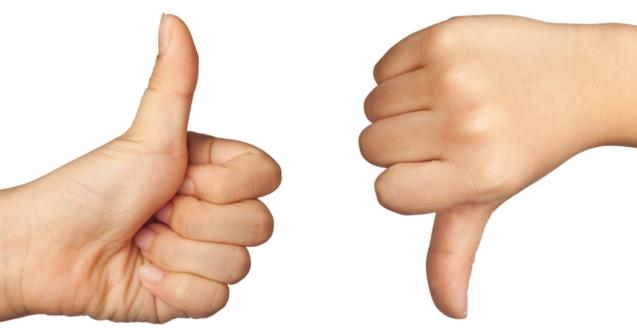
#> input picture 040. Contours Detection OpenCV/image.jpg, 637 x 335 px
$ jupyter execute Contours_OpenCV.ipynb
#> lines starting #> are read from the running program, lines starting #| are printed output that depends on the picture; after the words box and inside, x2 and y2 are one past the last pixel; in counts of white or black regions, pixels touching at a corner belong together
# Python: Detecting Contours

[cell 1]
import cv2
import matplotlib.pyplot as plt

loaded_img = cv2.imread("image.jpg")
#> loaded_img is the input picture: shape (335, 637, 3); mean B, G, R 200.4, 216.4, 238.5
loaded_img = cv2.cvtColor(loaded_img, cv2.COLOR_BGR2RGB)

plt.figure(figsize=(20,20))

plt.subplot(2,2,1)
plt.title("Original Image")
plt.imshow(loaded_img)
plt.axis("off")

gray_image = cv2.cvtColor(loaded_img, cv2.COLOR_RGB2GRAY)
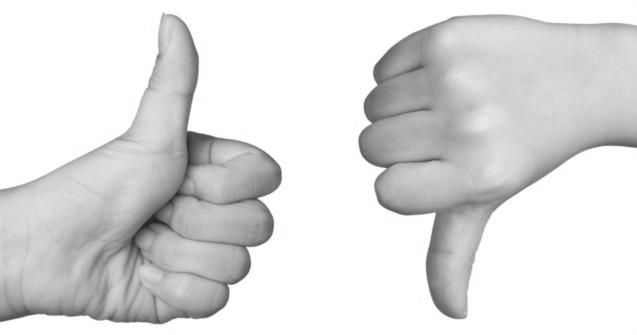
#> gray_image: shape (335, 637); min 33, max 255, mean 221.2
plt.subplot(2,2,2)
plt.title("Grayscale Image")
plt.imshow(gray_image,cmap="gray")
plt.axis("off")

_, binary_img = cv2.threshold(gray_image, 225, 255, cv2.THRESH_BINARY_INV)
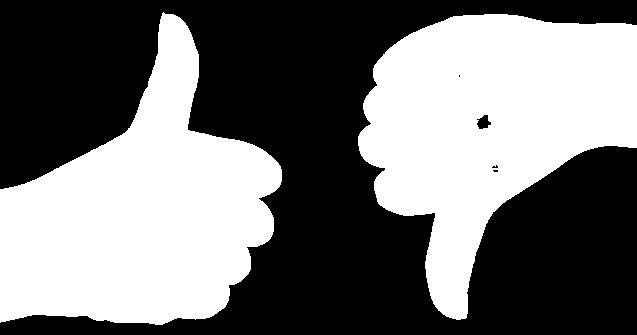
#> binary_img: shape (335, 637); 45.7% white; 2 white regions
plt.subplot(2,2,3)
plt.title("Binary Image")
plt.imshow(binary_img,cmap="gray")
plt.axis("off")

contours, hierarchy = cv2.findContours(binary_img, cv2.RETR_TREE, cv2.CHAIN_APPROX_SIMPLE)
#> contours = 6 contours, 3 with area under 20; largest, box (x1, y1, x2, y2) and area: (0, 12, 282, 325) 48584, (358, 14, 637, 320) 48094, (476, 114, 492, 130) 150
final_image = cv2.drawContours(loaded_img, contours, -1, (0, 255, 0), 2)
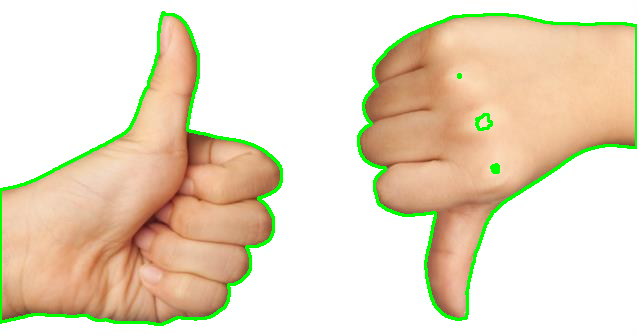
#> final_image: shape (335, 637, 3); mean R, G, B 231.6, 218.6, 194.8
plt.subplot(2,2,4)
plt.title("Contours detected Image")
plt.imshow(final_image,cmap="gray")
plt.axis("off")

plt.savefig('Contour_Detection_output_1.png', dpi = 1000,bbox_inches = 'tight')
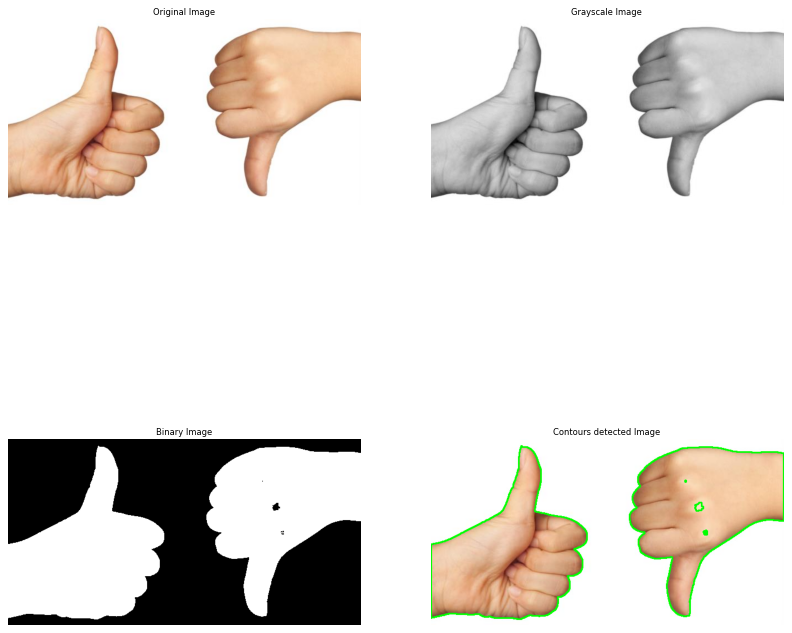
#> figure drawn by matplotlib, 4 panels
plt.tight_layout()
plt.show()

[cell 2]
import cv2
import matplotlib.pyplot as plt

loaded_img = cv2.imread("image1.png")
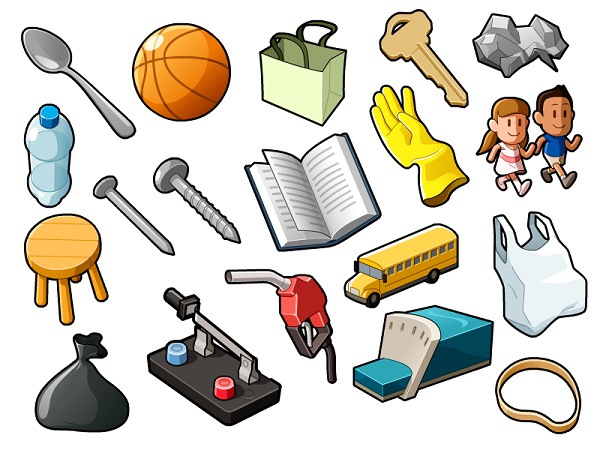
#> input picture 040. Contours Detection OpenCV/image1.png, 600 x 450 px
#> loaded_img is the input picture: shape (450, 600, 3); mean B, G, R 195.2, 207.2, 212
loaded_img = cv2.cvtColor(loaded_img, cv2.COLOR_BGR2RGB)

plt.figure(figsize=(20,20))

plt.subplot(2,2,1)
plt.title("Original Image")
plt.imshow(loaded_img)
plt.axis("off")

gray_image = cv2.cvtColor(loaded_img, cv2.COLOR_RGB2GRAY)
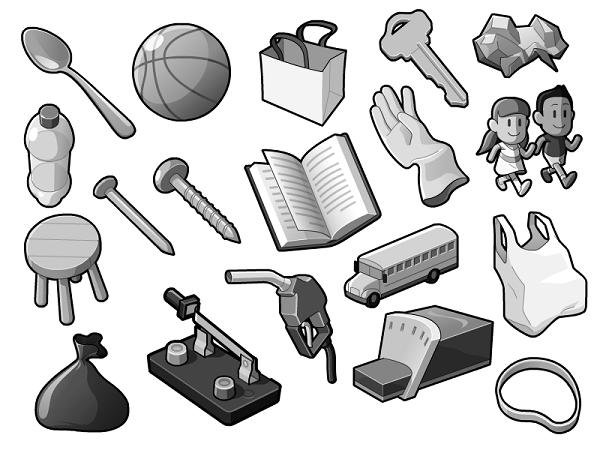
#> gray_image: shape (450, 600); min 0, max 255, mean 207.3
plt.subplot(2,2,2)
plt.title("Grayscale Image")
plt.imshow(gray_image,cmap="gray")
plt.axis("off")

_, binary_img = cv2.threshold(gray_image, 225, 255, cv2.THRESH_BINARY_INV)
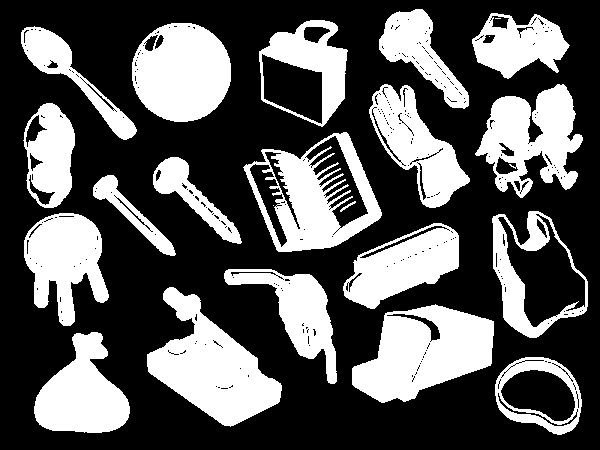
#> binary_img: shape (450, 600); 35% white; 23 white regions (3 under 20 px)
plt.subplot(2,2,3)
plt.title("Binary Image")
plt.imshow(binary_img,cmap="gray")
plt.axis("off")

contours, hierarchy = cv2.findContours(binary_img, cv2.RETR_TREE, cv2.CHAIN_APPROX_SIMPLE)
#> contours = 536 contours, 472 with area under 20; largest, box (x1, y1, x2, y2) and area: (243, 132, 382, 252) 10807, (352, 304, 494, 403) 9030, (147, 287, 282, 427) 8852, (492, 211, 588, 338) 8066, (132, 23, 231, 122) 7644
final_image = cv2.drawContours(loaded_img, contours, -1, (0, 255, 0), 2)
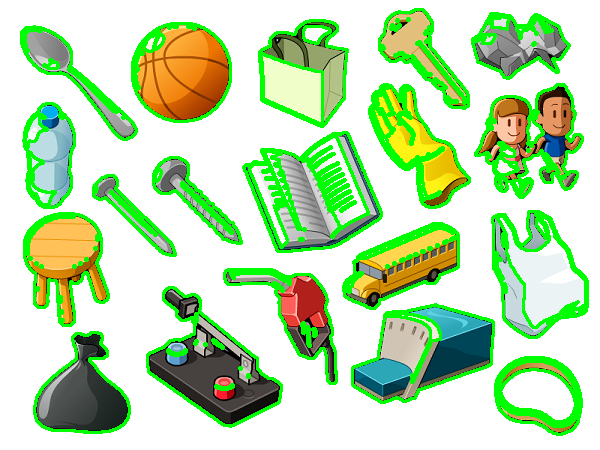
#> final_image: shape (450, 600, 3); mean R, G, B 188, 223.2, 173.8
plt.subplot(2,2,4)
plt.title("Contours detected Image")
plt.imshow(final_image,cmap="gray")
plt.axis("off")

plt.savefig('Contour_Detection_output_2.png', dpi = 1000,bbox_inches = 'tight')
plt.tight_layout()
plt.show()
